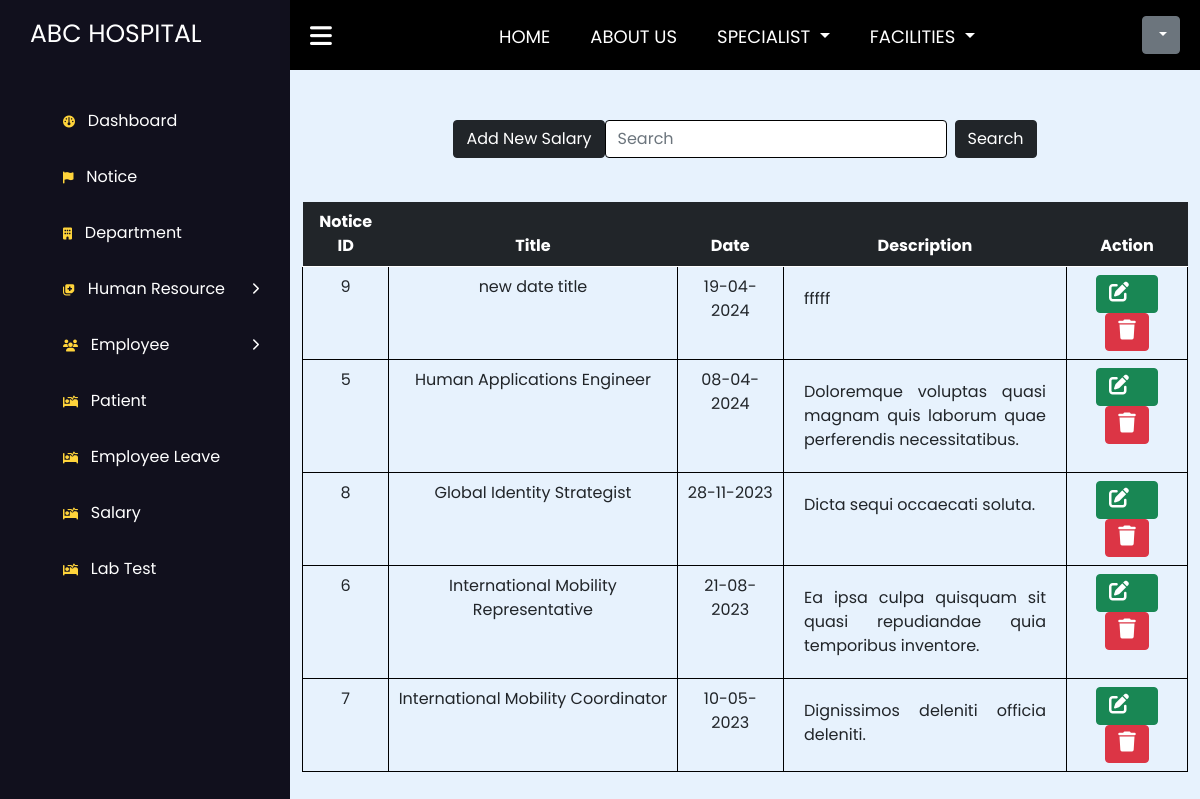
Page /salary/all_salary.php on the committed database.
### tables this page shows
CREATE TABLE `notice` (
  `id` int NOT NULL,
  `title` varchar(255) DEFAULT NULL,
  `publish_date` date DEFAULT NULL,
  `description` varchar(255) DEFAULT NULL
);

### salary/all_salary.php (the view, shortened to what this page needs)
<!DOCTYPE html>
<html lang="en">
<head>
    <link rel="stylesheet" href="style.css" />
    <link rel="stylesheet" href="https://cdnjs.cloudflare.com/ajax/libs/font-awesome/6.2.1/css/all.min.css" />
    <link href="https://cdn.jsdelivr.net/npm/bootstrap@5.0.2/dist/css/bootstrap.min.css" rel="stylesheet">
    <link rel="stylesheet" href="../structure_css.css">
</head>
<?php
include '../connection.php';
$sql = "SELECT * FROM notice ORDER BY publish_date DESC";
$result_table = mysqli_query($conn, $sql);
?>
<body>
    <?php
    include '../new_sidebar.php';
    include '../new_navbar.php';
    ?>
    <main class="main">
        <div class="container">
            <div class="search_and-add_btn">
                <a href="add_salary.php" class="btn btn-dark mb-4">Add New Salary</a>
                <form action="" class="d-flex" method="post">
                    <input style="border: 1px solid black;" name="input_search" class="form-control me-2" type="search" placeholder="Search" aria-label="Search">
                    <input type="Submit" value="Search" name="search" class="btn btn-dark" id="">
                </form>
            </div>
            <table class="table table-hover text-center">
                <thead class="table-dark">
                    <tr>
                        <th scope="col">Notice ID</th>
                        <th scope="col">Title</th>
                        <th scope="col">Date</th>
                        <th scope="col">Description</th>
                        <th scope="col">Action</th>
                    </tr>
                </thead>
                <tbody>
                    <?php
                    while ($row = mysqli_fetch_assoc($result_table)) {
                    ?>
                        <tr>
                            <td><?php echo $row['id'] ?></th>
                            <td><?php echo $row['title'] ?></th>
                            <td><?php echo date('d-m-Y', strtotime($row['publish_date'])); ?></td>
                            <td><?php echo $row['description'] ?></th>
                            <td>
                                <a href="update_notice.php?id=<?php echo $row['id'] ?>" class="btn btn-success"><i class="fa-solid fa-pen-to-square fs-5 me-3"></i></a>
                                <button type="button" class="btn btn-danger delete-leave" data-id="<?php echo $row['id'] ?>" data-bs-toggle="modal" data-bs-target="#confirmationModal"><i class="fa-solid fa-trash fs-5"></i></button>
                            </td>
                        <tr>
                        <?php
                    }
                        ?>
                </tbody>
            </table>
    </main>
</body>
</html>

### style.css (style rules this page uses)
.container { display: flex; flex-direction: column; justify-content: center; align-items: center; }

### structure_css.css (style rules this page uses)
* { margin: 0; padding: 0; box-sizing: border-box; font-family: "Poppins", sans-serif; }
.navbar, .main { left: 290px; width: calc(100% - 290px); transition: all 0.5s ease; z-index: 1000; }
.main { position: relative; height: 100vh; z-index: 100; background: #e7f2fd; background-color: #e7f2fd; }
.search_and-add_btn { margin-bottom: 20px; display: flex; align-items: flex-start; justify-content: space-between; }

### salary/all_salary.php (style rules this page uses)
.table tbody td:nth-child(4) { max-width: 300px; text-align: justify; box-sizing: border-box; padding: 20px; }
.table tbody td { max-height: 300px; border: 1px solid black; }

### rows in the picture
notice: id "9", title "new date title", publish_date "19-04-2024", description "fffff"
notice: id "5", title "Human Applications Engineer", publish_date "08-04-2024", description "Doloremque voluptas quasi magnam quis laborum quae perferendis necessitatibus."
notice: id "8", title "Global Identity Strategist", publish_date "28-11-2023", description "Dicta sequi occaecati soluta."
notice: id "6", title "International Mobility Representative", publish_date "21-08-2023", description "Ea ipsa culpa quisquam sit quasi repudiandae quia temporibus inventore."
notice: id "7", title "International Mobility Coordinator", publish_date "10-05-2023", description "Dignissimos deleniti officia deleniti."
